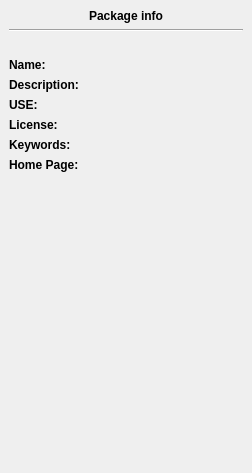
<ui version="4.0" >
 <class>DockWidget</class>
 <widget class="QDockWidget" name="DockWidget" >
  <property name="geometry" >
   <rect>
    <x>0</x>
    <y>0</y>
    <width>252</width>
    <height>473</height>
   </rect>
  </property>
  <property name="sizePolicy" >
   <sizepolicy vsizetype="Preferred" hsizetype="Maximum" >
    <horstretch>0</horstretch>
    <verstretch>0</verstretch>
   </sizepolicy>
  </property>
  <property name="windowTitle" >
   <string/>
  </property>
  <widget class="QWidget" name="dockWidgetContents" >
   <layout class="QVBoxLayout" name="verticalLayout" >
    <item>
     <widget class="QLabel" name="label" >
      <property name="sizePolicy" >
       <sizepolicy vsizetype="Fixed" hsizetype="Preferred" >
        <horstretch>0</horstretch>
        <verstretch>0</verstretch>
       </sizepolicy>
      </property>
      <property name="font" >
       <font>
        <weight>75</weight>
        <bold>true</bold>
       </font>
      </property>
      <property name="text" >
       <string>Package info</string>
      </property>
      <property name="alignment" >
       <set>Qt::AlignCenter</set>
      </property>
     </widget>
    </item>
    <item>
     <widget class="Line" name="line" >
      <property name="orientation" >
       <enum>Qt::Horizontal</enum>
      </property>
     </widget>
    </item>
    <item>
     <spacer name="verticalSpacer_2" >
      <property name="orientation" >
       <enum>Qt::Vertical</enum>
      </property>
      <property name="sizeType" >
       <enum>QSizePolicy::Fixed</enum>
      </property>
      <property name="sizeHint" stdset="0" >
       <size>
        <width>20</width>
        <height>20</height>
       </size>
      </property>
     </spacer>
    </item>
    <item>
     <layout class="QGridLayout" name="gridLayout" >
      <item row="0" column="0" >
       <widget class="QLabel" name="label_5" >
        <property name="sizePolicy" >
         <sizepolicy vsizetype="Minimum" hsizetype="Preferred" >
          <horstretch>0</horstretch>
          <verstretch>0</verstretch>
         </sizepolicy>
        </property>
        <property name="font" >
         <font>
          <weight>75</weight>
          <bold>true</bold>
         </font>
        </property>
        <property name="text" >
         <string>Name:</string>
        </property>
       </widget>
      </item>
      <item row="0" column="1" >
       <widget class="QLabel" name="nameLabel" >
        <property name="sizePolicy" >
         <sizepolicy vsizetype="Minimum" hsizetype="Preferred" >
          <horstretch>0</horstretch>
          <verstretch>0</verstretch>
         </sizepolicy>
        </property>
        <property name="text" >
         <string/>
        </property>
        <property name="textInteractionFlags" >
         <set>Qt::TextBrowserInteraction</set>
        </property>
       </widget>
      </item>
      <item row="2" column="0" >
       <widget class="QLabel" name="label_2" >
        <property name="sizePolicy" >
         <sizepolicy vsizetype="Minimum" hsizetype="Preferred" >
          <horstretch>0</horstretch>
          <verstretch>0</verstretch>
         </sizepolicy>
        </property>
        <property name="font" >
         <font>
          <weight>75</weight>
          <bold>true</bold>
         </font>
        </property>
        <property name="text" >
         <string>USE:</string>
        </property>
       </widget>
      </item>
      <item row="2" column="1" >
       <widget class="QLabel" name="useLabel" >
        <property name="sizePolicy" >
         <sizepolicy vsizetype="Minimum" hsizetype="Preferred" >
          <horstretch>0</horstretch>
          <verstretch>0</verstretch>
         </sizepolicy>
        </property>
        <property name="text" >
         <string/>
        </property>
        <property name="wordWrap" >
         <bool>true</bool>
        </property>
       </widget>
      </item>
      <item row="3" column="0" >
       <widget class="QLabel" name="label_3" >
        <property name="sizePolicy" >
         <sizepolicy vsizetype="Minimum" hsizetype="Preferred" >
          <horstretch>0</horstretch>
          <verstretch>0</verstretch>
         </sizepolicy>
        </property>
        <property name="font" >
         <font>
          <weight>75</weight>
          <bold>true</bold>
         </font>
        </property>
        <property name="text" >
         <string>License:</string>
        </property>
       </widget>
      </item>
      <item row="3" column="1" >
       <widget class="QLabel" name="licenseLabel" >
        <property name="sizePolicy" >
         <sizepolicy vsizetype="Minimum" hsizetype="Preferred" >
          <horstretch>0</horstretch>
          <verstretch>0</verstretch>
         </sizepolicy>
        </property>
        <property name="text" >
         <string/>
        </property>
       </widget>
      </item>
      <item row="4" column="0" >
       <widget class="QLabel" name="label_4" >
        <property name="sizePolicy" >
         <sizepolicy vsizetype="Minimum" hsizetype="Preferred" >
          <horstretch>0</horstretch>
          <verstretch>0</verstretch>
         </sizepolicy>
        </property>
        <property name="font" >
         <font>
          <weight>75</weight>
          <bold>true</bold>
         </font>
        </property>
        <property name="text" >
         <string>Keywords:</string>
        </property>
       </widget>
      </item>
      <item row="4" column="1" >
       <widget class="QLabel" name="keywordsLabel" >
        <property name="sizePolicy" >
         <sizepolicy vsizetype="Minimum" hsizetype="Preferred" >
          <horstretch>0</horstretch>
          <verstretch>0</verstretch>
         </sizepolicy>
        </property>
        <property name="text" >
         <string/>
        </property>
       </widget>
      </item>
      <item row="5" column="0" >
       <widget class="QLabel" name="label_6" >
        <property name="sizePolicy" >
         <sizepolicy vsizetype="Minimum" hsizetype="Preferred" >
          <horstretch>0</horstretch>
          <verstretch>0</verstretch>
         </sizepolicy>
        </property>
        <property name="font" >
         <font>
          <weight>75</weight>
          <bold>true</bold>
         </font>
        </property>
        <property name="text" >
         <string>Home Page:</string>
        </property>
       </widget>
      </item>
      <item row="5" column="1" >
       <widget class="QLabel" name="homepageLabel" >
        <property name="sizePolicy" >
         <sizepolicy vsizetype="Minimum" hsizetype="Preferred" >
          <horstretch>0</horstretch>
          <verstretch>0</verstretch>
         </sizepolicy>
        </property>
        <property name="text" >
         <string/>
        </property>
        <property name="openExternalLinks" >
         <bool>true</bool>
        </property>
        <property name="textInteractionFlags" >
         <set>Qt::TextBrowserInteraction</set>
        </property>
       </widget>
      </item>
      <item row="1" column="0" >
       <widget class="QLabel" name="label_7" >
        <property name="font" >
         <font>
          <weight>75</weight>
          <bold>true</bold>
         </font>
        </property>
        <property name="text" >
         <string>Description:</string>
        </property>
       </widget>
      </item>
      <item row="1" column="1" >
       <widget class="QLabel" name="descriptionLabel" >
        <property name="text" >
         <string/>
        </property>
        <property name="wordWrap" >
         <bool>true</bool>
        </property>
        <property name="textInteractionFlags" >
         <set>Qt::TextBrowserInteraction</set>
        </property>
       </widget>
      </item>
     </layout>
    </item>
    <item>
     <spacer name="verticalSpacer" >
      <property name="orientation" >
       <enum>Qt::Vertical</enum>
      </property>
      <property name="sizeHint" stdset="0" >
       <size>
        <width>20</width>
        <height>40</height>
       </size>
      </property>
     </spacer>
    </item>
   </layout>
  </widget>
 </widget>
 <resources/>
 <connections/>
</ui>
